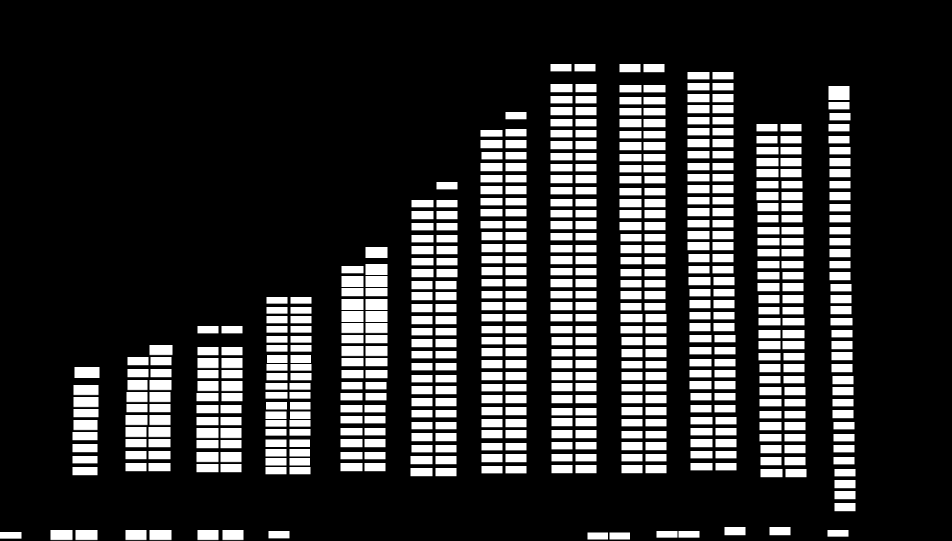
#> input picture data/mask_1920_1080.png, 1904 x 1082 px (shown at 1/2 size)
$ python main.py --image data/mask_1920_1080.png   (older library calls are emulated)
#> lines starting #> are read from the running program, lines starting #| are printed output that depends on the picture; after the words box and inside, x2 and y2 are one past the last pixel; in counts of white or black regions, pixels touching at a corner belong together
import argparse
import pickle
from skimage.transform import resize
import numpy as np
import cv2

# Chemins par défaut
default_mask_path = "./data/mask_1920_1080.png"
default_model_path = './model/yuko_svc_best_est.p'

# Couleurs pour affichage
blue = (255, 0, 0)
green = (0, 255, 0)
red = (0, 0, 255)
line_wt = 2

# Chargement du modèle
MODEL = pickle.load(open(default_model_path, "rb"))
#> (reads model/yuko_svc_best_est.p from the repository)
#> in process_image, mask is the input picture: shape (1082, 1904); min 0, max 255, mean 47

def calc_diff(img1, img2):
    return np.abs(np.mean(img1) - np.mean(img2))

def get_parking_spots_boxes(cc):
    (total_con_comp, comp_label_ids, values, centroid) = cc
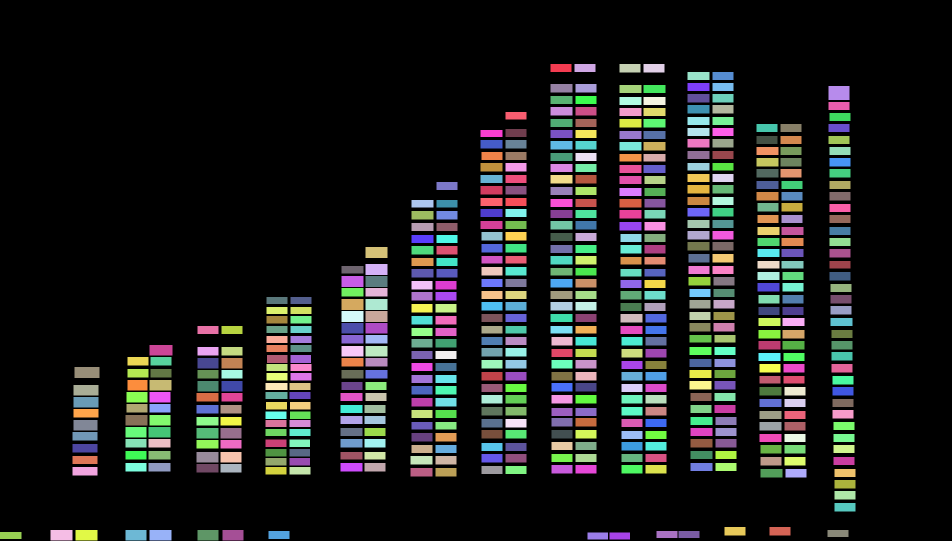
#> comp_label_ids: shape (1082, 1904) int32 (shown at 1/2 size); 564 distinct labels, from 0 to 563; one colour per label, 0 black
#> total_con_comp = 564; values = 564 rows, first 6: [0, 0, 1904, 1082, 1660347], [1101, 128, 42, 16, 672], [1149, 128, 42, 16, 672], [1239, 128, 42, 17, 714], [1287, 128, 42, 17, 714], [1375, 144, 44, 16, 704]; centroid = 564 pairs, first value 21 to 1689.5, second value 135.5 to 1071.5
    slots = []
    coef = 1
    for i in range(1, total_con_comp):
        x1 = int(values[i, cv2.CC_STAT_LEFT] * coef)
        y1 = int(values[i, cv2.CC_STAT_TOP] * coef)
        w = int(values[i, cv2.CC_STAT_WIDTH] * coef)
        h = int(values[i, cv2.CC_STAT_HEIGHT] * coef)
        slots.append([x1, y1, w, h])
#> this loop made 563 passes
#> (x1, y1, w, h) on passes 1 to 3: (1101, 128, 42, 16), (1149, 128, 42, 16), (1239, 128, 42, 17)
#> after the loop, slots = 563 items, first 6: [1101, 128, 42, 16], [1149, 128, 42, 16], [1239, 128, 42, 17], [1287, 128, 42, 17], [1375, 144, 44, 16], [1425, 144, 42, 16]
    return slots

# [5 lines left out: function get_coor, not called in this run]

def is_empty(spot_bgr):
    flat_data = []
    img_resized = resize(spot_bgr, (15, 15, 3))
    flat_data.append(img_resized.flatten())
    flat_data = np.array(flat_data)
    y_output = MODEL.predict(flat_data)
    return y_output == 0

def display_text(frame, spots_status):
    text = f"Available Lots: {str(sum(spots_status))} / {str(len(spots_status))}"
    white = (255, 255, 255)
    cv2.putText(frame, text, (100, 60), cv2.FONT_HERSHEY_SIMPLEX, 1, white, 2)

# [35 lines left out: function process_video, not called in this run]

def process_image(image_path, mask_path):
    mask = cv2.imread(mask_path, 0)
    frame = cv2.imread(image_path)
    connected_components = cv2.connectedComponentsWithStats(mask, 4, cv2.CV_32S)
    parking_spots_xywh = get_parking_spots_boxes(connected_components)
#> parking_spots_xywh has the same summary as slots in get_parking_spots_boxes
    spots_status = [is_empty(frame[y:y+h, x:x+w, :]) for (x, y, w, h) in parking_spots_xywh]
#> in is_empty, `y_output = MODEL.predict(flat_data)`: y_output = [1]
#> in is_empty (call 13), `img_resized = resize(spot_bgr, (15, 15, 3))`: spot_bgr: shape (28, 42, 3); every value is 255
#> spots_status = 563 items, first 6: [False], [False], [False], [False], [False], [False]
    for index, (x, y, w, h) in enumerate(parking_spots_xywh):
        color = green if spots_status[index] else red
        frame = cv2.rectangle(frame, (x, y), (x + w, y + h), color, line_wt)
#> this loop made 563 passes
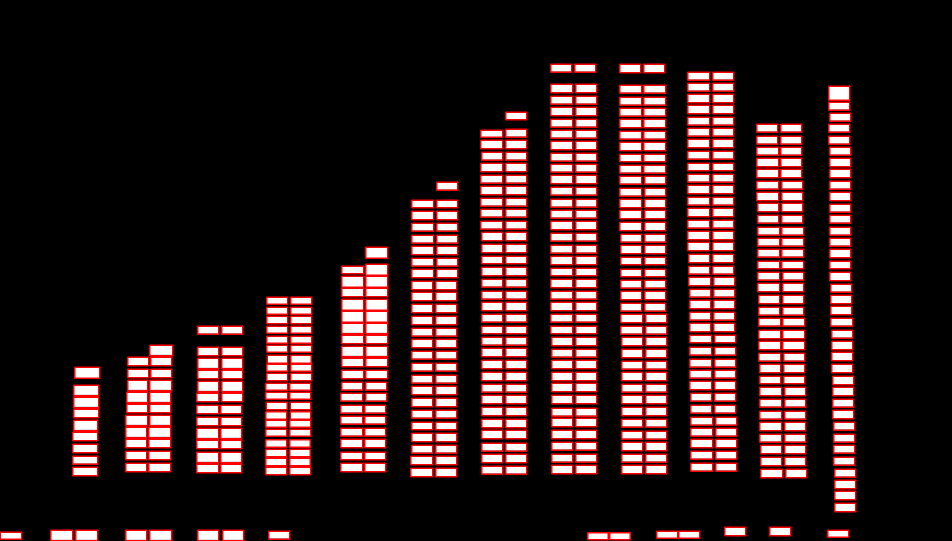
#> frame: shape (1082, 1904, 3) (shown at 1/2 size); mean B, G, R 37.3, 37.3, 61.8
    display_text(frame, spots_status)
#> in display_text, `text = f"Available Lots: {str(sum(spots_status))} / {str(len(spots_sta..`: text = 'Available Lots: [0] / 563'
#> in display_text, `cv2.putText(frame, text, (100, 60), cv2.FONT_HERSHEY_SIMPLEX, 1, white..`:
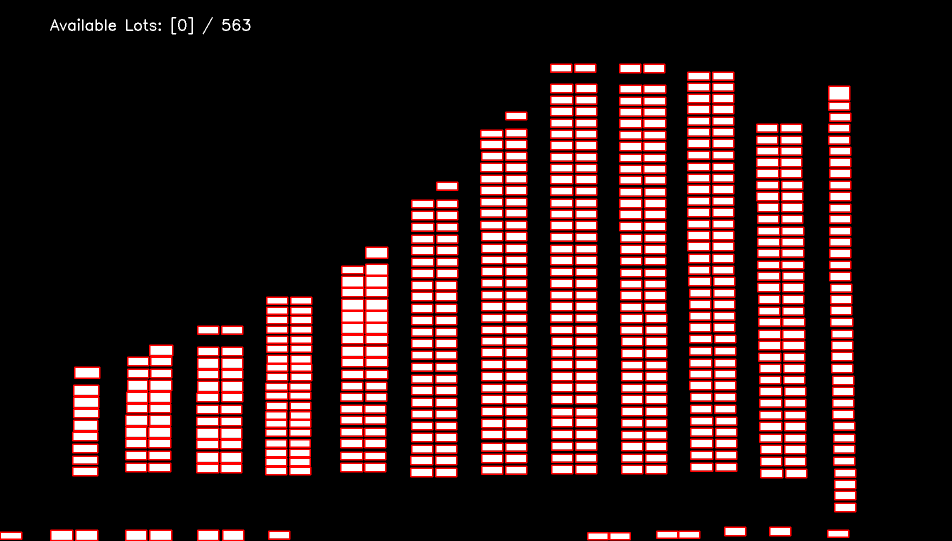
#> frame: shape (1082, 1904, 3) (shown at 1/2 size); 0.12% of pixels changed, all inside (x1, y1, x2, y2) = (100, 34, 501, 69)
    cv2.imshow('frame', frame)
    cv2.waitKey(0)
    cv2.destroyAllWindows()

def main():
    parser = argparse.ArgumentParser(description="Parking Space Detection using Video or Image")
    parser.add_argument('--video', type=str, help="Path to the video file")
    parser.add_argument('--image', type=str, help="Path to the image file")
    parser.add_argument('--mask', type=str, default=default_mask_path, help="Path to the mask image")
    parser.add_argument('--model', type=str, default=default_model_path, help="Path to the trained model")
    args = parser.parse_args()

    if args.video:
        process_video(args.video, args.mask)
    elif args.image:
        process_image(args.image, args.mask)
    else:
        print("Please provide either a video or an image file path.")

if __name__ == "__main__":
    main()
